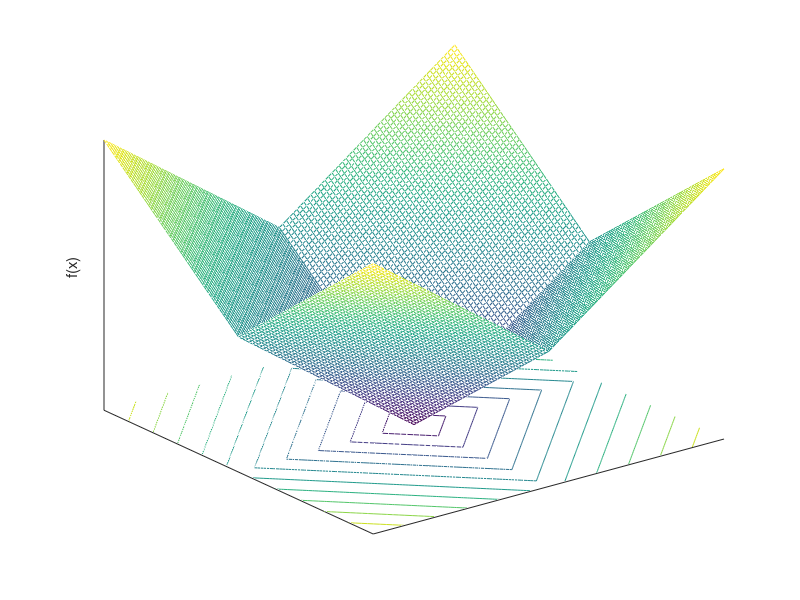

Recreate this plot in MATLAB.
function AbsPlot

xlimits = [-10 10];
dx = (xlimits(2) - xlimits(1)) / 100;
N = floor((xlimits(2) - xlimits(1)) / dx) + 1;
obj = zeros(N, N);
i = 0;
for x = xlimits(1) : dx : xlimits(2)
    i = i + 1;
    k = 0;
    for y = xlimits(1) : dx : xlimits(2)
        k = k + 1;
        obj(i,k) = abs(x) + abs(y);
    end
end
close all;
[x, y] = meshgrid(xlimits(1) : dx : xlimits(2));
meshc(x,y,obj);
zlabel('f(x)')
set(gca, 'XTick', [])
set(gca, 'YTick', [])
set(gca, 'ZTick', [])
temp = axis;
axis([xlimits, xlimits, temp(5), max(max(obj))])
